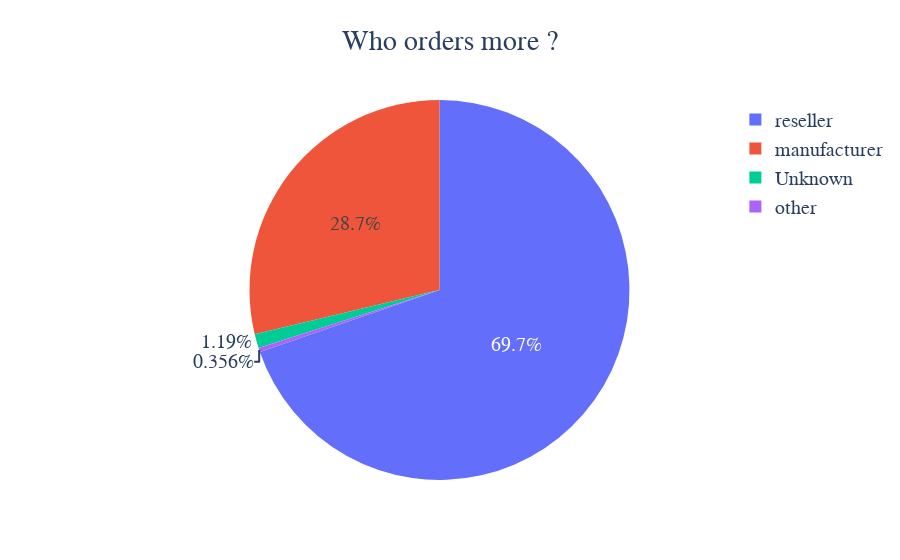

Notebook source saved alongside this figure:
### Markdown cell above
# Closed Deal Performance Overview

### Code cell
q8 = cd.groupby('business_type',as_index=False)['declared_monthly_revenue'].count()

ex.pie(q8,names='business_type',values ='declared_monthly_revenue',
       title='Who orders more ?').update_layout(
                                               title_x=0.5,
                                               font=dict(family="moon heavy",size=20,))

### Figure 1 — Plotly figure (JSON) as saved in the notebook; plotly's stock layout.template omitted (floating-point values rounded to 4 significant figures)
{"data": [{"domain": {"x": [0, 1], "y": [0, 1]}, "hovertemplate": "business_type=%{label}<br>declared_monthly_revenue=%{value}<extra></extra>", "labels": ["Unknown", "manufacturer", "other", "reseller"], "legendgroup": "", "name": "", "showlegend": true, "type": "pie", "values": [10, 242, 3, 587]}], "layout": {"font": {"family": "moon heavy", "size": 20}, "legend": {"tracegroupgap": 0}, "title": {"text": "Who orders more ?", "x": 0.5}}}
